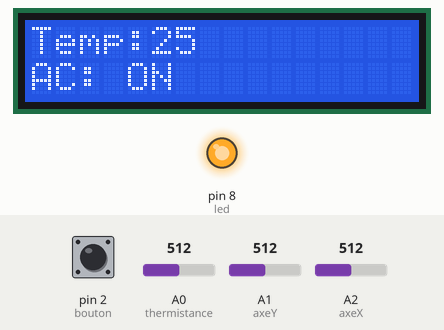
Recording of a sketch running on a simulated Arduino Uno, built with avr-gcc and run on an emulated ATmega328P. On the bench: 16×2 character LCD, output pins drawn as LEDs (lit = HIGH). The test bench sets the inputs (shaded band); at power-on: A0 (thermistance) = 512, pin 2 (bouton) HIGH, A1 (axeY) = 512, A2 (axeX) = 512.

Above: at 4.2 s.
4.3 s: A0 (thermistance) set to 494
At 5.4 s:
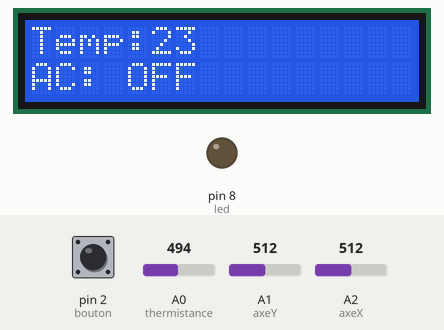
6.1 s: pin 2 (bouton) pulled LOW for 0.15 s
At 7.1 s:
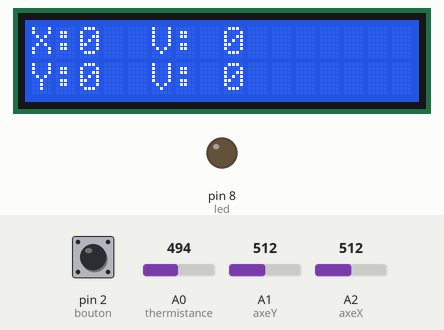
8.1 s: A1 (axeY) set to 716
At 9.4 s:
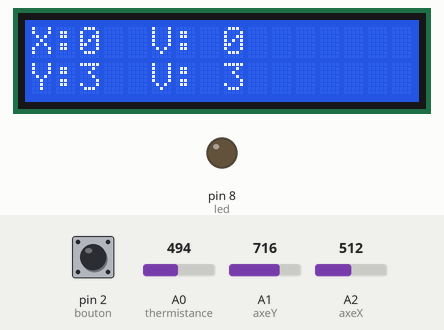
11.1 s: A2 (axeX) set to 716
At 12.1 s:
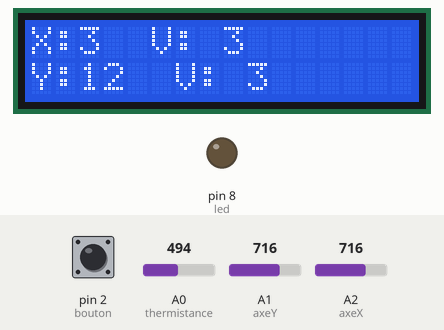
14.1 s: A0 (thermistance) set to 716
At 15.4 s:
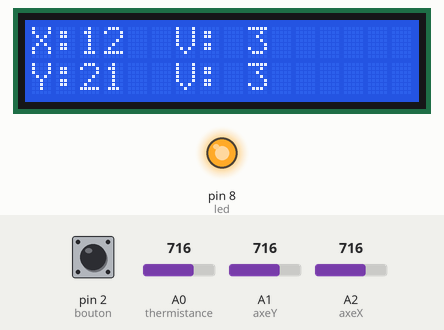
17.1 s: pin 2 (bouton) pulled LOW for 0.15 s
At 18.9 s:
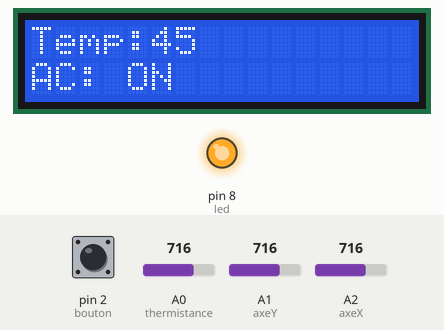
Timing chart, 0 to 20.4 s (numbered marks = the images above; inputs shaded):
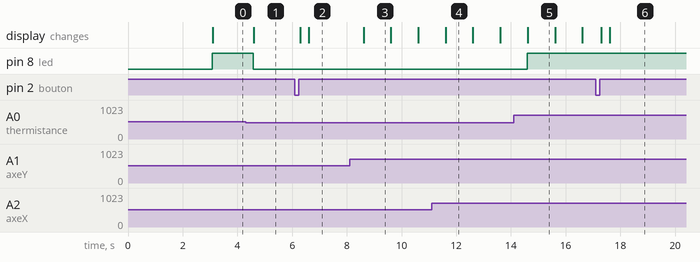

Measured:
- the behaviour switches between 512 and 511 on A0 (thermistance) (found by bisection; images 0 and 1)
- after the input at 4.3 s, pin 8 (led): HIGH → LOW after 0.29 s; the display: changes after 0.31 s (image 1)
- after the input at 6.1 s, the display: first changes after 0.20 s (image 2 shows a later state)
- after the input at 8.1 s, the display: changes after 0.51 s (image 3)
- after the input at 14.1 s, pin 8 (led): LOW → HIGH after 0.49 s
- after the input at 17.1 s, the display: first changes after 0.20 s (image 6 shows a later state)
- what the display in image 3 shows lasts 1.0 s, from 8.6 s to 9.6 s

The sketch:

0sx_labo_03.ino
```cpp
// Labo 03 - Gabrielle Bourassa
// Declaration de librairies
#include <LCD_I2C.h> // Bibliotheque LCD I2C de blackhack
#include <OneButton.h> // Bibliothere OneButton de Matthias Hertel

// Ecran LCD
// Declaration des variables
byte customChar[] = {
  B11110,
  B00010,
  B00100,
  B01111,
  B10001,
  B00111,
  B00100,
  B00111
};

LCD_I2C lcd(0x27, 16, 2);
const int sda = 20, scl = 21;
const int numEd = 2390972;
// LED
const int led = 8;
bool lightOn;
// Thermistance
const int thermistance = A0;

// Seuils temp
const int tempHaute = 25;
const int tempBasse = 24;

// Joystick
const int axeY = A1;
const int axeX = A2;
const int bouton = 2;
OneButton boutonJoystick(bouton, true);
const int minSpeed = -10;
const int maxSpeed = 10;
const int minimumDep = -100; // Minimum deplacement, -100
const int maximumDep = 100; // Maximum deplacement, 100
int posX = 0;
int posY = 0;
int depX = 0;
int depY = 0;
int page = 0;

// Temps
const int seconde = 1000;

void setup() {
  // put your setup code here, to run once:
  Serial.begin(115200);
  pinMode(led, OUTPUT);
  pinMode(thermistance, INPUT);
  boutonJoystick.attachClick(changerPage);

  // LCD depart
  lcd.begin();
  lcd.backlight();
  lcd.createChar(0, customChar);
  lcd.setCursor(0, 0);
  lcd.print("Bourassa");
  lcd.setCursor(0, 1);
  lcd.write(0);        // affiche le caractère custom #0
  lcd.print(" 72");

  // On attend 3 secondes, puis on clear le LCD pour continuer dans la loop d'un ecran vide.
  delay(3000);
  lcd.clear();
}

void loop() {
  // put your main code here, to run repeatedly:
  static unsigned long anciennesMillis;
  unsigned long maintenant = millis();

  boutonJoystick.tick();

  if (maintenant - anciennesMillis >= 500) {
    int temp = capteur();
    clim(temp);
    joystick();
    affichageLCD(temp);
    anciennesMillis = maintenant;
  }
}


int capteur() {
  int Vo;
  float R1 = 10000;
  float logR2, R2, T, Tc, Tf;
  // Coefficients de A, B, et C
  float c1 = 1.129148e-03, c2 = 2.34125e-04, c3 = 8.76741e-08;

  Vo = analogRead(thermistance);
  if (Vo == 0) {
    Vo = 1;
  }
  R2 = R1 * (1023.0 / (float)Vo - 1.0);
  logR2 = log(R2);
  T = (1.0 / (c1 + c2*logR2 + c3*logR2*logR2*logR2));
  Tc = T - 273.15;

  return Tc;
}

void clim(int temp) {
  // Lumiere allume si a temperature est plus haute que 25 degres. Reste eteinte si 24 degres et moins.
  if (temp >= tempHaute) {
    digitalWrite(led, HIGH);
    lightOn = true;
  } else if (temp <= tempBasse) {
    digitalWrite(led, LOW);
    lightOn = false;
  }
}

void joystick() {
  // Le joystick retourne les axes x et y pour determiner le deplacement de l'ecran LCD.
  static unsigned long anciennesMillis;
  unsigned long maintenant = millis();
  depX = map(analogRead(axeX), 0, 1023, minSpeed, maxSpeed);
  depY = map(analogRead(axeY), 0, 1023, minSpeed, maxSpeed);
  // J'ai decouvert du joystick drift mais uniquement sur l'axe des x.
  if (abs(depX) <= 1) depX = 0;
  if (abs(depY) <= 1) depY = 0;

  if (maintenant - anciennesMillis >= seconde) {
    if (depX < 0 && posX + depX > minimumDep) {
      posX += depX;
    } else if (depX < 0 && posX + depX <= minimumDep) {
      posX = minimumDep;
      depX = 0;
    } else if (depX > 0 && posX + depX < maximumDep) {
      posX += depX;
    } else if (depX > 0 && posX + depX >= maximumDep) {
      posX = maximumDep;
      depX = 0;
    }

    if (depY < 0 && posY + depY > minimumDep) {
      posY += depY;
    } else if (depY < 0 && posY + depY <= minimumDep) {
      posY = minimumDep;
      depY = 0;
    } else if (depY > 0 && posY + depY < maximumDep) {
      posY += depY;
    } else if (depY > 0 && posY + depY >= maximumDep) {
      posY = maximumDep;
      depY = 0;
    }

    anciennesMillis = maintenant;
  }
}

void changerPage() {
  lcd.clear();
  page++;
  if (page > 1) {
    page = 0;
  }
}

void affichageLCD(int temp) {
  // Appeler joystick pour verifier l'etat de l'axe x et y.
  // Verifier le bouton du joystick directement a l'interieur de la fonction LCD. S'assurer que ca ne spam pas - si on clique le bouton, ca compte pour 1 clic, pas 10.
  String etatClim = "";

  if (lightOn == true) {
    lcd.clear();
    etatClim = "ON";
  } else {
    lcd.clear();
    etatClim = "OFF";
  }

  if (page == 0) {
    lcd.setCursor(0,0);
    lcd.print("Temp:");
    lcd.print(temp);

    lcd.setCursor(0,1);
    lcd.print("AC: ");
    lcd.print(etatClim);
  }
  if (page == 1) {
    lcd.setCursor(0,0);
    lcd.print("X:");
    lcd.print(posX);
    lcd.print(" ");
    lcd.print(" V: ");
    lcd.print(depX);
    lcd.print(" ");

    lcd.setCursor(0,1);
    lcd.print("Y:");
    lcd.print(posY);
    lcd.print(" ");
    lcd.print(" V: ");
    lcd.print(depY);
    lcd.print(" ");
  }
}
```
